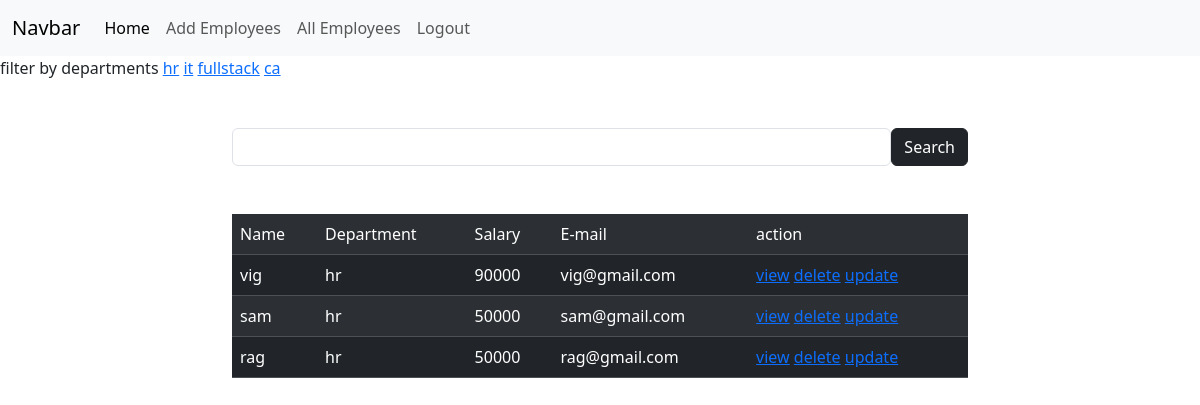
Screenshot of /employees/all/?department=hr (signed in) with the database file from the repository.
### crm/models.py (models this page shows, shortened)
class Employees(models.Model):
    name=models.CharField(max_length=200)
    department=models.CharField(max_length=200)
    salary=models.PositiveBigIntegerField()
    email=models.EmailField(unique=True)
    age=models.PositiveIntegerField()
    contact=models.CharField(max_length=100,null=True)
    profile_pic=models.ImageField(upload_to="images",null=True)
    dob=models.DateField(null=True,blank=True)

### crm/views.py (the view, shortened to what this page needs)
# urls.py: path("employees/all/",views.EmployeeListView.as_view(),name="emp-all"),
@method_decorator(signun_required,name="dispatch")
class EmployeeListView(View):
    def get(self,request,*args,**kwargs):
           qs=Employees.objects.all()
           departments=Employees.objects.all().values_list("department",flat=True).distinct()
           print(departments)
           if "department" in request.GET:
               dept=request.GET.get("department")
               qs=qs.filter(department__iexact=dept)
           return render(request,"emp_list.html",{"data":qs,"departments":departments})

### crm/views.py (called while the page is built)
def signun_required(fn):
    def wrapper(request,*args,**kwargs):
        if not request.user.is_authenticated:
            messages.error(request,"invalid session")
            return redirect("signin")
        else:
            return fn(request,*args,**kwargs)
    return wrapper

### crm/templates/emp_list.html (shortened to what this page needs)
{%extends 'base.html'%}
{%block body_block%}
<div>
    filter by departments
    {%for dep in departments%}
    <a href="{%url 'emp-all'%}?department={{dep}}">{{dep}}</a>
    {%endfor%}
</div>
<div class="container">
    <div class="row">
        <div class="col-2"></div>
        <div class="col-8">
            <form action="" method="post">
                <div class="d-flex mt-5">
                    <input type="text" name="box" class="form-control">
                    <button type="submit" class="btn btn-dark">Search</button>
                </div>
            </form>
        </div>
        <div class="col-2"></div>
    </div>
</div>
<div class="container">
    <div class="row">
        <div class="col-2"></div>
        <div class="col-8 mt-5">
            <table class="table table-dark table-striped">
                <tr>
                    <td>Name</td>
                    <td>Department</td>
                    <td>Salary</td>
                    <td>E-mail</td>
                    <td>action</td>
                </tr>
                {%for emp in data%}
                <tr>
                    <td>{{emp.name}}</td>
                    <td>{{emp.department}}</td>
                    <td>{{emp.salary}}</td>
                    <td>{{emp.email}}</td>
                    <td><a href="{%url 'emp-detail' emp.id%}">view</a>
                        <a href="{%url 'emp-remove' emp.id%}">delete</a>
                        <a href="{%url 'emp-edit' emp.id%}">update</a>
                    </td>
                </tr>
                {%endfor%}
            </table>
        </div>
        <div class="col-2"></div>
    </div>
</div>
{%endblock%}

### rows the page displays
Employees: name "vig", department "hr", salary "90000", email "vig@gmail.com"
Employees: name "sam", department "hr", salary "50000", email "sam@gmail.com"
Employees: name "rag", department "hr", salary "50000", email "rag@gmail.com"

### other values shown
{{ dep }} "hr" "it" "fullstack" "ca"
